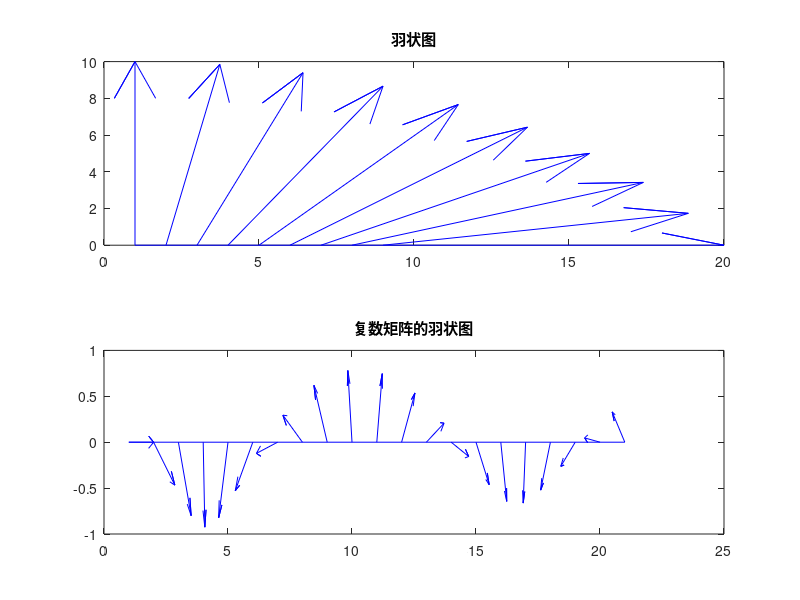

Write MATLAB code to recreate this figure.
% 羽状图
function Example28
h0=figure('toolbar','none',...
    'position',[200 150 450 350],...
    'name','Example28');
subplot(2,1,1)
alpha=90:-10:0;
r=ones(size(alpha));
m=alpha*pi/180;
n=r*10;
[u,v]=pol2cart(m,n);
feather(u,v)
title('羽状图')
axis([0 20 0 10])
subplot(2,1,2)
t=0:0.5:10;
x=0.05+i;
y=exp(-x*t);
feather(y)
title('复数矩阵的羽状图')